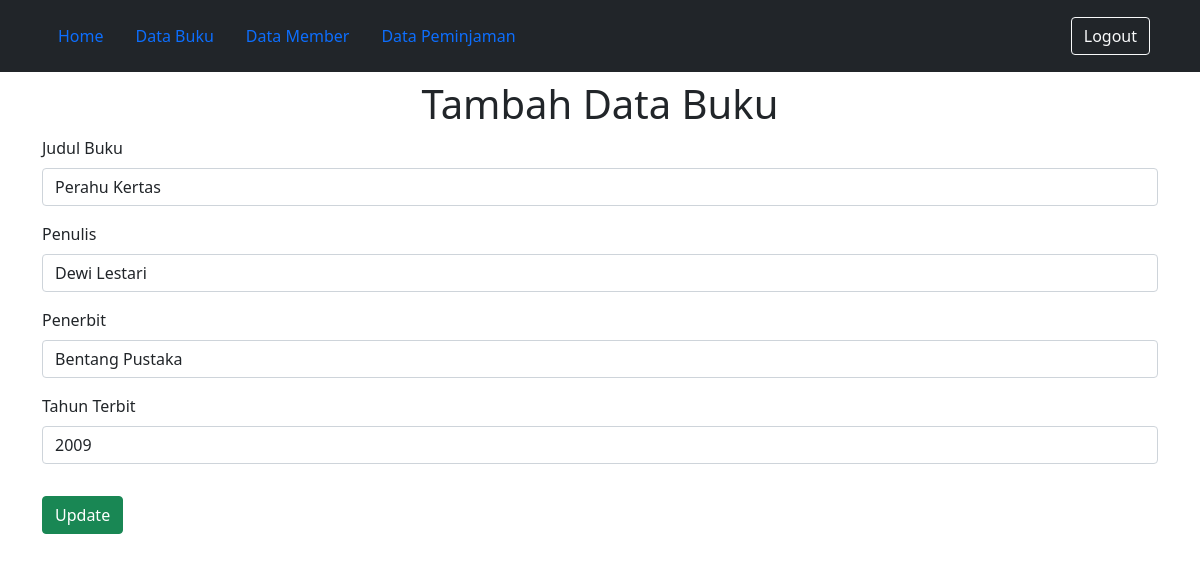
The page /FormBuku.php?id_buku=3 (signed in) on the database its author committed.
### tables this page shows
CREATE TABLE `buku` (
  `id_buku` int(12) NOT NULL,
  `judul_buku` varchar(500) NOT NULL,
  `penulis` varchar(500) NOT NULL,
  `penerbit` varchar(250) NOT NULL,
  `tahun_terbit` int(12) NOT NULL
);

### Koneksi.php (called while the page is built, shortened)
<?php
function koneksi()
{
    try {
        $dbh = new PDO('mysql:host=localhost;dbname=prak501', "root", "");
        $dbh->setAttribute( PDO::ATTR_ERRMODE, PDO::ERRMODE_EXCEPTION );
      }
      catch (PDOException $e) {
        print "Koneksi atau query bermasalah: " . $e->getMessage() . "<br/>";
        die();
      }
    return $dbh;
}
?>

### FormBuku.php (the view, shortened to what this page needs)
<!DOCTYPE html>
<html lang="en">
<head>
    <link href="https://cdn.jsdelivr.net/npm/bootstrap@5.1.3/dist/css/bootstrap.min.css" rel="stylesheet">
</head>
<body>
    <?php
        include_once('Model.php');
        if (isset($_GET['id_buku'])) {
            editBuku();
        }
    ?>
    <div class="container">
        <div class="row">
            <form action="" method="post">
                <h1 style="text-align: center;" class="mt-2">Tambah Data Buku</h1>
                    <label for="judul_buku" class="form-label">Judul Buku</label>
                    <input type="text" name="judul_buku" id="judul_buku"  class="form-control mb-3" value="<?php if(isset($_GET['id_buku'])) echo $result[0]["judul_buku"] ?>" required>
                    <label for="penulis" class="form-label">Penulis</label>
                    <input type="text" name="penulis" id="penulis" class="form-control mb-3" value="<?php if(isset($_GET['id_buku'])) echo $result[0]["penulis"] ?>" required>
                    <label for="penerbit" class="form-label">Penerbit</label>
                    <input type="text" name="penerbit" id="penerbit" class="form-control mb-3" value="<?php if(isset($_GET['id_buku'])) echo $result[0]["penerbit"] ?>" required>
                    <label for="tahun_terbit" class="form-label">Tahun Terbit</label>
                    <input type="text" name="tahun_terbit" id="tahun_terbit" class="form-control mb-3" value="<?php if(isset($_GET['id_buku'])) echo $result[0]["tahun_terbit"] ?>" required>
                    <?php
                    if (isset($_GET['id_buku'])) {
                        echo "<button type=\"submit\" class=\"btn btn-success mt-3\" name=\"update\"> Update </button>";
                    }
                    else {
                        echo "<button type=\"submit\" class=\"btn btn-success mt-3\" name=\"tambah\"> Tambah </button>";
                    }
                    ?>
            </div>
        </div>
</body>
</html>

### rows shown on the page
buku: judul_buku "Perahu Kertas", penulis "Dewi Lestari", penerbit "Bentang Pustaka", tahun_terbit "2009"
